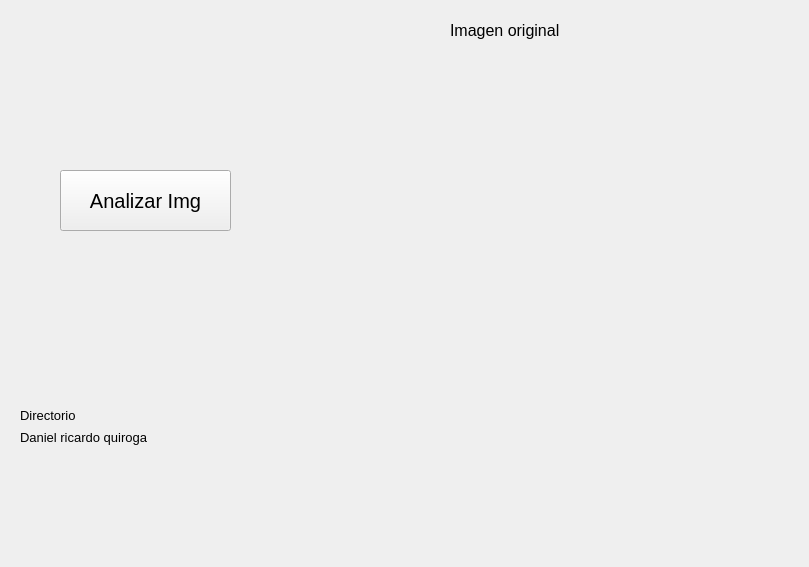
<?xml version="1.0" encoding="UTF-8"?>
<ui version="4.0">
 <class>MainWindow</class>
 <widget class="QMainWindow" name="MainWindow">
  <property name="geometry">
   <rect>
    <x>0</x>
    <y>0</y>
    <width>809</width>
    <height>567</height>
   </rect>
  </property>
  <property name="windowTitle">
   <string>Analisis Imagen</string>
  </property>
  <widget class="QWidget" name="centralwidget">
   <widget class="QLabel" name="label">
    <property name="geometry">
     <rect>
      <x>450</x>
      <y>460</y>
      <width>311</width>
      <height>71</height>
     </rect>
    </property>
    <property name="styleSheet">
     <string notr="true">border-image: url(:/cct/logo ECCI.jpg);</string>
    </property>
    <property name="text">
     <string/>
    </property>
   </widget>
   <widget class="QLabel" name="label_2">
    <property name="geometry">
     <rect>
      <x>20</x>
      <y>430</y>
      <width>271</width>
      <height>131</height>
     </rect>
    </property>
    <property name="font">
     <font>
      <pointsize>10</pointsize>
     </font>
    </property>
    <property name="text">
     <string>Daniel ricardo quiroga</string>
    </property>
    <property name="alignment">
     <set>Qt::AlignLeading|Qt::AlignLeft|Qt::AlignTop</set>
    </property>
   </widget>
   <widget class="QPushButton" name="pushButton">
    <property name="geometry">
     <rect>
      <x>60</x>
      <y>170</y>
      <width>171</width>
      <height>61</height>
     </rect>
    </property>
    <property name="font">
     <font>
      <pointsize>15</pointsize>
     </font>
    </property>
    <property name="text">
     <string>Analizar Img</string>
    </property>
   </widget>
   <widget class="QLabel" name="label_3">
    <property name="geometry">
     <rect>
      <x>310</x>
      <y>40</y>
      <width>461</width>
      <height>361</height>
     </rect>
    </property>
    <property name="text">
     <string/>
    </property>
   </widget>
   <widget class="QLabel" name="label_4">
    <property name="geometry">
     <rect>
      <x>160</x>
      <y>400</y>
      <width>611</width>
      <height>31</height>
     </rect>
    </property>
    <property name="text">
     <string/>
    </property>
   </widget>
   <widget class="QLabel" name="label_5">
    <property name="geometry">
     <rect>
      <x>20</x>
      <y>400</y>
      <width>101</width>
      <height>31</height>
     </rect>
    </property>
    <property name="font">
     <font>
      <pointsize>10</pointsize>
     </font>
    </property>
    <property name="text">
     <string>Directorio</string>
    </property>
   </widget>
   <widget class="QLabel" name="label_6">
    <property name="geometry">
     <rect>
      <x>450</x>
      <y>10</y>
      <width>161</width>
      <height>41</height>
     </rect>
    </property>
    <property name="font">
     <font>
      <pointsize>12</pointsize>
     </font>
    </property>
    <property name="text">
     <string>Imagen original</string>
    </property>
   </widget>
  </widget>
 </widget>
 <resources>
  <include location="logo.qrc"/>
 </resources>
 <connections/>
</ui>
